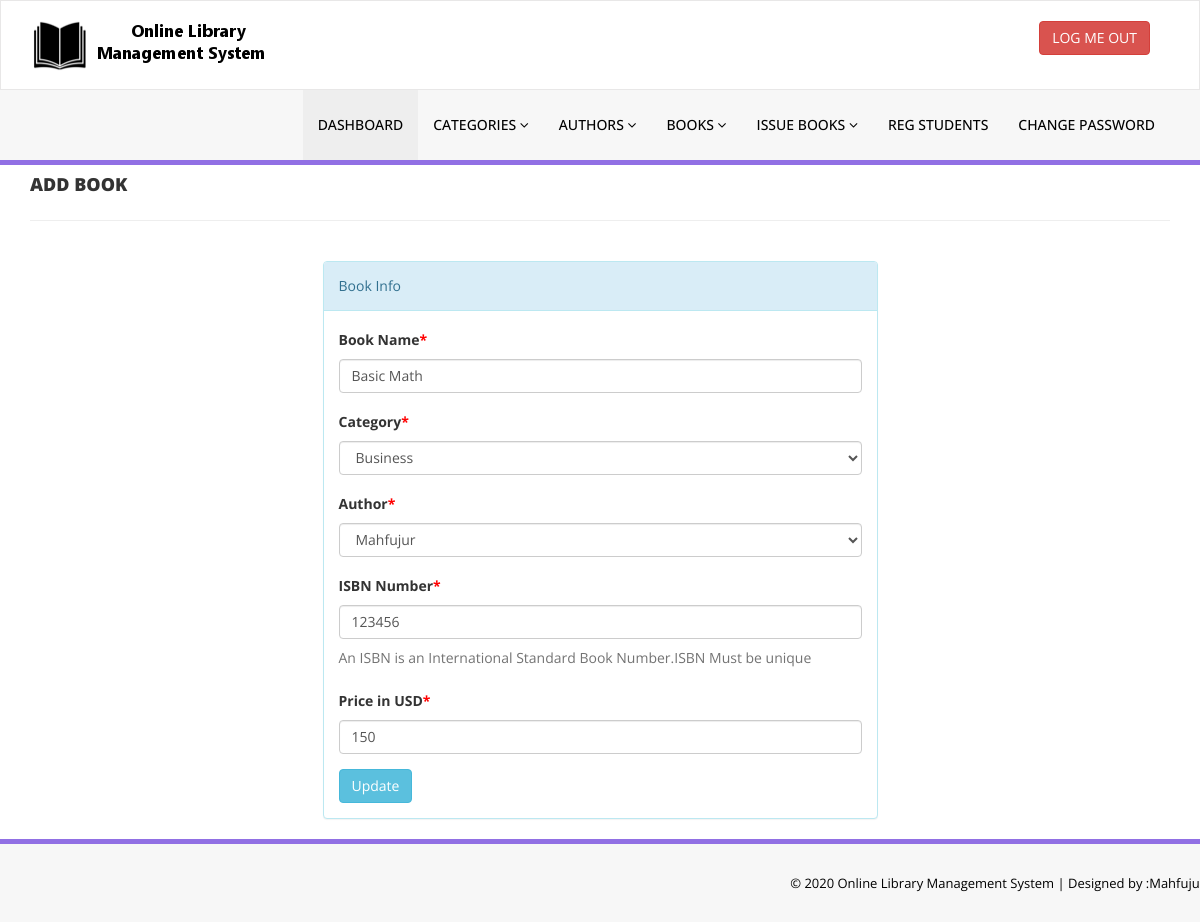
Page /admin/edit-book.php?bookid=2 (signed in) on the committed database.
### tables this page shows
CREATE TABLE `tbl_book` (
  `id` int(11) NOT NULL,
  `bookname` varchar(50) NOT NULL,
  `catid` int(11) NOT NULL,
  `authorid` int(11) NOT NULL,
  `isbnnumber` int(11) NOT NULL,
  `bookprice` int(11) NOT NULL,
  `regdate` timestamp NOT NULL DEFAULT CURRENT_TIMESTAMP ON UPDATE CURRENT_TIMESTAMP,
  `updatedate` timestamp NOT NULL DEFAULT '0000-00-00 00:00:00' ON UPDATE CURRENT_TIMESTAMP
);

CREATE TABLE `tbl_catagory` (
  `id` int(11) NOT NULL,
  `catname` varchar(50) NOT NULL,
  `status` int(11) NOT NULL,
  `createdate` timestamp NOT NULL DEFAULT CURRENT_TIMESTAMP ON UPDATE CURRENT_TIMESTAMP,
  `updatedate` timestamp NOT NULL DEFAULT '0000-00-00 00:00:00' ON UPDATE CURRENT_TIMESTAMP
);

CREATE TABLE `tbl_author` (
  `id` int(11) NOT NULL,
  `authorname` varchar(50) NOT NULL,
  `creationdate` timestamp NOT NULL DEFAULT CURRENT_TIMESTAMP ON UPDATE CURRENT_TIMESTAMP,
  `updatedate` timestamp NOT NULL DEFAULT '0000-00-00 00:00:00' ON UPDATE CURRENT_TIMESTAMP
);

### admin/edit-book.php (the view, shortened to what this page needs)
<?php
include('includes/config.php');
if(strlen($_SESSION['alogin'])==0)
{
    header('location:index.php');
}
else{
    ?>
    <!DOCTYPE html>
    <html xmlns="http://www.w3.org/1999/xhtml">
    <head>
        <link href="assets/css/bootstrap.css" rel="stylesheet" />
        <link href="assets/css/font-awesome.css" rel="stylesheet" />
        <link href="assets/css/style.css" rel="stylesheet" />
    </head>
    <body>
        <?php include('includes/header.php');?>
        <div class="content-wra
        <div class="content-wrapper">
            <div class="container">
                <div class="row pad-botm">
                    <div class="col-md-12">
                        <h4 class="header-line">Add Book</h4>
                    </div>
                </div>
                <div class="row">
                    <div class="col-md-6 col-sm-6 col-xs-12 col-md-offset-3"">
                        <div class="panel panel-info">
                            <div class="panel-heading">
                                Book Info
                            </div>
                            <div class="panel-body">
                                <form role="form" method="post">
                                    <?php
                                    $id=intval($_GET['bookid']);
                                    $sql = "SELECT * FROM tbl_book JOIN tbl_catagory on  tbl_catagory.id=tbl_book.catid JOIN tbl_author on tbl_author.id=tbl_book.authorid WHERE tbl_book.id='$id'";
                                    $query=mysqli_query($con,$sql);
                                    $num=mysqli_num_rows($query);
                                    if ($num>0) {
                                        while ($result=mysqli_fetch_array($query)) {
                                            ?>
                                            <div class="form-group">
                                                <label>Book Name<span style="color:red;">*</span></label>
                                                <input class="form-control" type="text" name="bookname" value="<?php echo htmlentities($result['bookname']);?>" required />
                                            </div>
                                            <div class="form-group">
                                                <label> Category<span style="color:red;">*</span></label>
                                                <select class="form-control" name="catid" required="required">
                                                    <option value="<?php echo htmlentities($result['catid']);?>"> <?php echo htmlentities($result['catname']);?></option>
                                                    </select>
                                                </div>
                                                <div class="form-group">
                                                    <label> Author<span style="color:red;">*</span></label>
                                                    <select class="form-control" name="authorid" required="required">
                                                        <option value="<?php echo htmlentities($result['authorid']);?>"> <?php echo htmlentities($result['authorname']);?></option>
                                                        </select>
                                                    </div>
                                                    <div class="form-group">
                                                        <label>ISBN Number<span style="color:red;">*</span></label>
                                                        <input class="form-control" type="text" name="isbnnumber" value="<?php echo htmlentities($result['isbnnumber']);?>"  required="required" />
                                                        <p class="help-block">An ISBN is an International Standard Book Number.ISBN Must be unique</p>
                                                    </div>
                                                    <div class="form-group">
                                                        <label>Price in USD<span style="color:red;">*</span></label>
                                                        <input class="form-control" type="text" name="bookprice" value="<?php echo htmlentities($result['bookprice']);?>"   required="required" />
                                                    </div>
                                                <?php }} ?>
                                                <button type="submit" name="update" class="btn btn-info">Update </button>
                                            </form>
                                        </div>
                                    </div>
                                </div>
                            </div>
                        </div>
                    </div>
                    <?php include('includes/footer.php');?>
                </body>
                </html>
                <?php } ?>

### admin/assets/css/style.css (style rules this page uses)
.header-line { font-weight:900; padding-bottom:25px; border-bottom:1px solid #eeeeee; text-transform:uppercase; }
.pad-botm { padding-bottom:30px; }

### rows in the picture
tbl_book: bookname "Basic Math", catid "Business", authorid "Mahfujur", isbnnumber "123456", bookprice "150"
